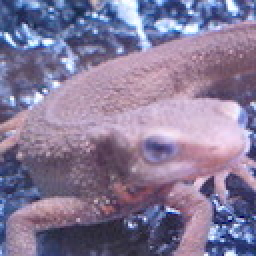
#> input picture primitive_operation/img/imori.jpg, 128 x 128 px, found by its file name (shown 2 times larger)
$ python image_processing.py
#> lines starting #> are read from the running program, lines starting #| are printed output that depends on the picture; after the words box and inside, x2 and y2 are one past the last pixel; in counts of white or black regions, pixels touching at a corner belong together
import cv2
import numpy as np

img = cv2.imread('primitive_operation/img/imori.jpg')
#> img is the input picture: shape (128, 128, 3); mean B, G, R 152.8, 121.8, 134.1
px = img[100, 100]
#> px = [138, 117, 156]

blue = img[100, 100, 0] #bgr
#> blue = 138
green = img[100, 100, 1]
#> green = 117
red = img[100, 100, 2]
#> red = 156

img[100, 100] = [255, 255, 255] # 画素の変換
#> img: shape (128, 128, 3); 0.01% of pixels changed, all inside (x1, y1, x2, y2) = (100, 100, 101, 101)

#============================================

img.item(10, 10, 2) # 10, 10のRの値を取得
img.itemset((10, 10, 2), 100) # 10, 10のRの値を100に変更
#> img: shape (128, 128, 3); mean B, G, R 152.8, 121.8, 134.1

#============================================

print(img.shape) # (128, 128, 3) 128x128のカラー画像
#| (128, 128, 3)
print(img.size) # 49152 128x128x3
#| 49152
print(img.dtype) # uint8
#| uint8

#============================================
# ROI(Region of Interest)
eye = img[64:84, 64:84]
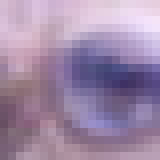
#> eye: shape (20, 20, 3) (shown 8 times larger); mean B, G, R 167.5, 137.3, 159.2
img[23:43, 30:50] = eye
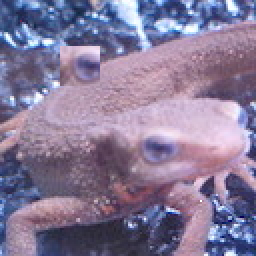
#> img: shape (128, 128, 3) (shown 2 times larger); mean B, G, R 152.7, 121.8, 134.4
cv2.imshow('image', img)
cv2.waitKey(0)
cv2.destroyAllWindows()

#============================================
b,g,r = cv2.split(img) # BGR -> B, G, R splitは処理が重いのでnumpyのインデックスを使った方が良い
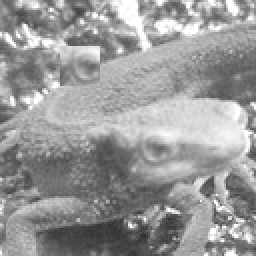
#> b: shape (128, 128) (shown 2 times larger); min 46, max 255, mean 152.7
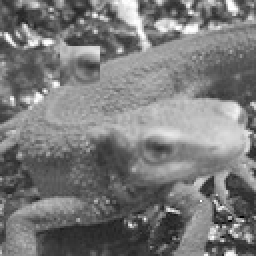
#> g: shape (128, 128) (shown 2 times larger); min 0, max 255, mean 121.8
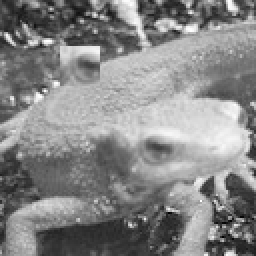
#> r: shape (128, 128) (shown 2 times larger); min 0, max 255, mean 134.4
img = cv2.merge((b,g,r)) # B, G, R -> BGR

b = img[:,:,0]

#=============================================================================
# 画像のpadding
"""
引数：
img
top, bottom, left, right 幅決める
borderType: cv2.BORDER_CONSTANT, cv2.BORDER_REPLICATE, cv2.BORDER_REFLECT, cv2.BORDER_WRAP, cv2.BORDER_REFLECT_101
"""

$ run again, with primitive_operation/img/thorino.jpg copied over primitive_operation/img/imori.jpg
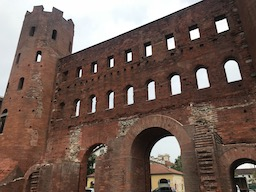
#> input picture primitive_operation/img/thorino.jpg, 256 x 192 px, found by its file name
#> img is the input picture: shape (192, 256, 3); mean B, G, R 85.6, 94.3, 114.5
#> px = [59, 71, 111]
#> blue = 59
#> green = 71
#> red = 111
#| (192, 256, 3)
#| 147456
#| uint8
#> `b,g,r = cv2.split(img)`:
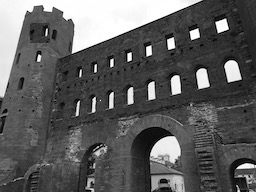
#> g: shape (192, 256); min 0, max 255, mean 94.1
#> `b,g,r = cv2.split(img)`:
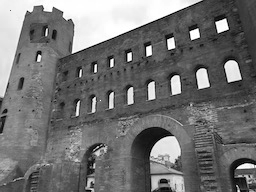
#> r: shape (192, 256); min 0, max 255, mean 114.4
